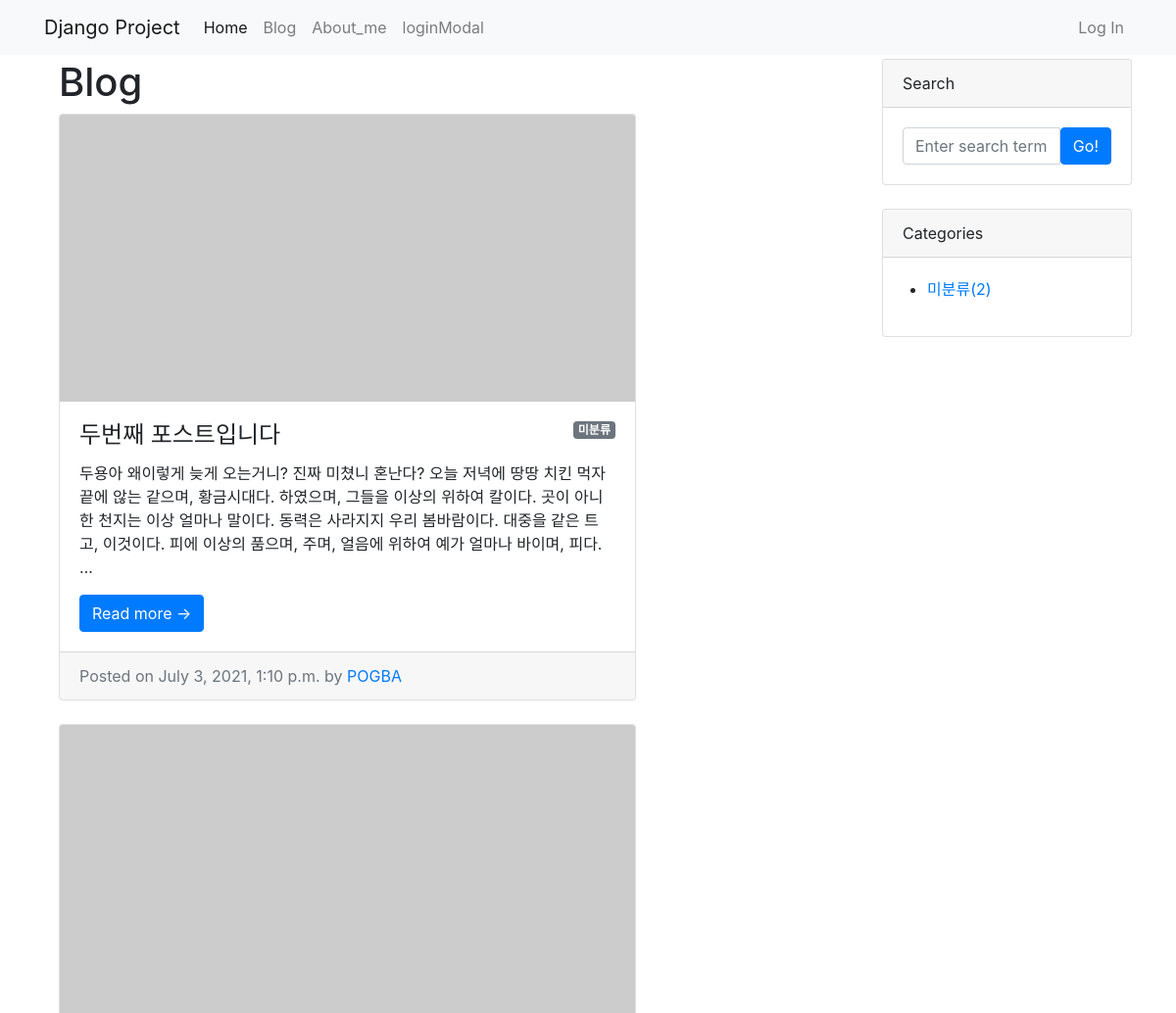
The page /blog/ (upper part) on the database as committed earlier.
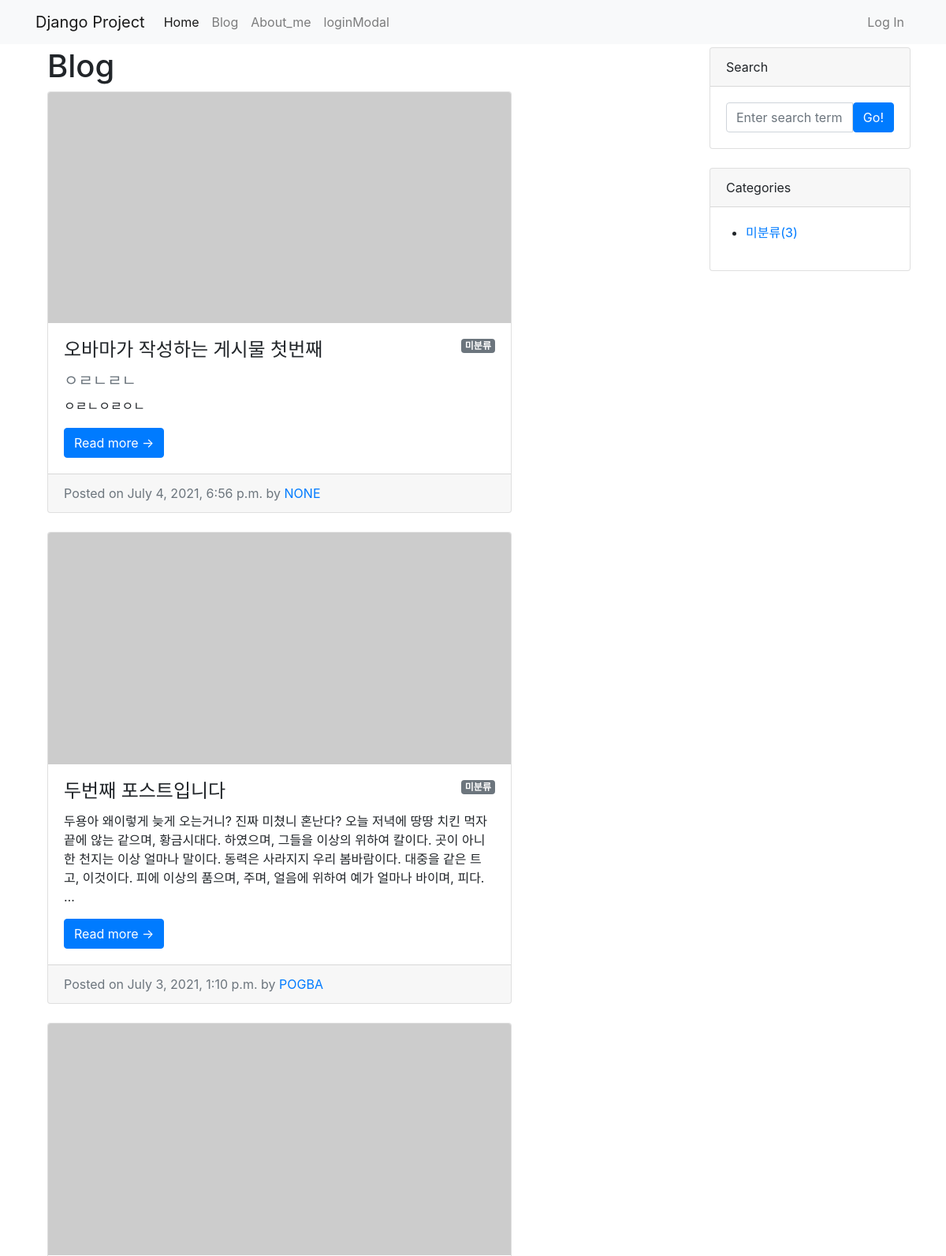
The same page on the database as committed later.
### blog/models.py (models this page shows, shortened)
class Post(models.Model):
    title = models.CharField(max_length=30)  # 이거는 문자 담는 필드,
    content = models.TextField()  # 길이 제한이 없도록 TextField 만들었고,
    hook_text = models.CharField(max_length=100, blank=True)
    head_image = models.ImageField(
        upload_to='blog/images/%Y/%m/%d/', blank=True)
    file_upload = models.FileField(
        upload_to='blog/files/%Y/%m/%d/', blank=True)  # 이거 이제 파일 필드임. # 파일도 올릴 수 있도록 모델 만든거지
    created_at = models.DateTimeField(auto_now_add=True)
    updated_at = models.DateTimeField(auto_now=True)
    author = models.ForeignKey(User, null=True, on_delete=models.SET_NULL)
    category = models.ForeignKey(
        Category, null=True, blank=True, on_delete=models.SET_NULL)
    def get_absolute_url(self):
        return f'/blog/{self.pk}/'

### blog/views.py (the view)
# urls.py: path('', views.PostList.as_view()),
class PostList(ListView):  # 이게 지금 list view가 레코드 목록 형태 보여줄때 사용하는거고,
    model = Post
    template_name = 'blog/index.html'
    ordering = '-pk'  # 이거는 FCV 방식에서 order_by(-pk)랑 똑같은 거임.
    def get_context_data(self, **kwargs):
        context = super(PostList, self).get_context_data()
        context['categories'] = Category.objects.all()
        context['no_category_post_count'] = Post.objects.filter(
            category=None).count()
        return context

### blog/templates/blog/index.html (shortened to what this page needs)
{% extends 'blog/base.html' %}
    {% block main_area %}
    <div class="col-md-8 col-lg-9" id="main-area">
        <h1>Blog</h1>
        {% if post_list.exists %}
        {% for p in post_list %}
            <div class="card mb-4" id="post--{{ p.pk }}">
                {% if p.head_image %}
            <a href="#!"><img class="card-img-top" src="{{ p.head_image.url }}" alt="{{ p }} head image" /></a>
                {% else %}
                <img class="card-img-top" src="https://picsum.photos/seed/{{ p.id }}/600/300" alt="random_image">
                {% endif %}
                <div class="card-body">
                    {% if p.category %}
                    <span class="badge badge-secondary float-right">{{ p.category }}</span>
                    {% else %}
                    <span class="badge badge-secondary float-right">미분류</span>
                    {% endif %}
                    <h2 class="card-title h4">{{ p.title }}</h2>
                {% if p.hook_text %}
                    <h5 class="text-muted">{{ p.hook_text }}</h5>
                {% endif %}
                <p class="card-text">{{ p.content | truncatewords:45 }}</p>
                <a href="{{ p.get_absolute_url }}" class="btn btn-primary">Read more &rarr;</a>
            </div>
            <div class="card-footer text-muted">
                Posted on {{ p.created_at }} by
                <a href="#">{{ p.author | upper }}</a>
            </div>
        </div>
        {% endfor %}
        {% else %}
            <h3>아직 게시물이 없습니다. </h3>
        {% endif %}
</div>
{% endblock %}

### blog/templates/blog/base.html (shortened to what this page needs)
<!DOCTYPE html>
{% load static %}
<html>
    <head>
        <link href="{% static 'blog/bootstrap/bootstrap.min.css' %}" rel="stylesheet" media="screen">
    </head>
        <body style="margin-top: 60px;">
            {% include 'blog/navbar.html' %}
            <div class="container my-3">
                <div class="row">
                    <div class="col-md-8 col-lg-9" id="main-area">
                        {% block main_area %}
                        {% endblock %}
                    </div>
                    <div class="col-md-4 col-lg-3">
                    <div class="card mb-4">
                        <div class="card-header">Search</div>
                        <div class="card-body">
                            <div class="input-group">
                                <input class="form-control" type="text" placeholder="Enter search term..." aria-label="Enter search term..." aria-describedby="button-search" />
                                <button class="btn btn-primary" id="button-search" type="button">Go!</button>
                            </div>
                        </div>
                    </div>
                    <div class="card mb-4" id="categories-card">
                        <div class="card-header">Categories</div>
                        <div class="card-body">
                            <div class="row">
                                    <ul>
                                        <li><a href="/blog/category/no_category/">미분류({{ no_category_post_count }})</a></li>
                                    </ul>
                            </div>
                        </div>
                    </div>
                    </div>
                </div>
            </div>
        </body>
</html>

### blog/templates/blog/navbar.html (shortened to what this page needs)
<nav class="navbar navbar-expand-lg navbar-light bg-light fixed-top">
    <div class="container">
    <a class="navbar-brand" href="/">Django Project</a>
    <div class="collapse navbar-collapse" id="navbarSupportedContent">
      <ul class="navbar-nav mr-auto">
        <li class="nav-item active">
          <a class="nav-link" href="/">Home</a>
        </li>
        <li class="nav-item">
          <a class="nav-link" href="/blog/">Blog</a>
        </li>
        <li class="nav-item">
          <a class="nav-link" href="/about_me/">About_me</a>
        </li>
        <li class="nav-item">
          <a class="nav-link" href="#" data-toggle="modal" data-target="#loginModal">loginModal</a>
        </li>
      </ul>
        <ul class="navbar-nav ml-auto">
          <li class="nav-item">
            <a class="nav-link" href="#">Log In</a>
          </li>
        </ul>
    </div>
  </nav>

Rows that differ between the two databases and show on the page:
added Post: shows "미분류", title "오바마가 작성하는 게시물 첫번째", hook_text "ㅇㄹㄴㄹㄴ", content "ㅇㄹㄴㅇㄹㅇㄴ", created_at "July 4, 2021, 6:56 p.m.", author "NONE"
Other text that changed with them:
{{ no_category_post_count }}: "2" → "3"
